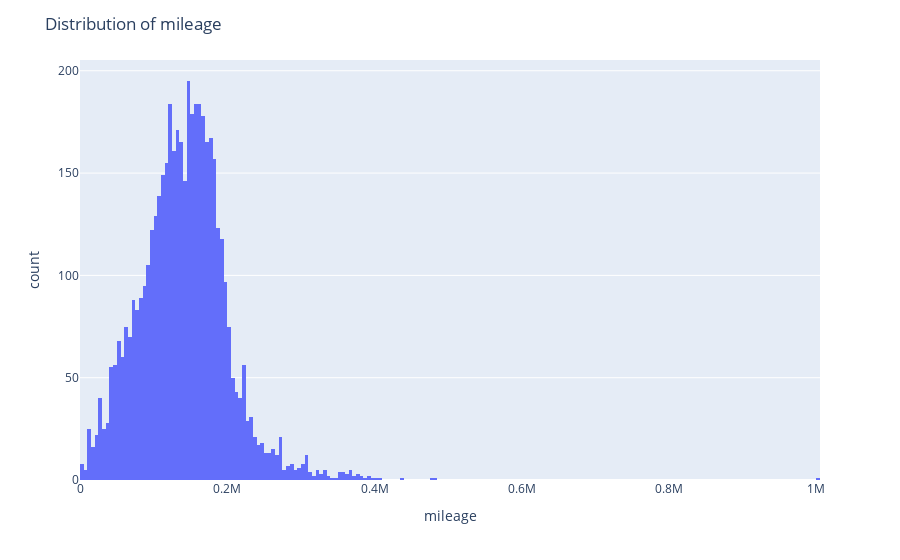

Notebook cell for this chart:
### Code cell
plot_distribution_of_features(data, features_for_distribution_plot)

### Figure 1 — Plotly figure (JSON) as saved in the notebook; plotly's stock layout.template omitted (floating-point values rounded to 4 significant figures; data arrays with more than 128 entries replaced by an {"elided": "..."} marker saying what was removed)
{"data": [{"alignmentgroup": "True", "bingroup": "x", "hovertemplate": "mileage=%{x}<br>count=%{y}<extra></extra>", "legendgroup": "", "marker": {"color": "#636efa", "pattern": {"shape": ""}}, "name": "", "offsetgroup": "", "orientation": "v", "showlegend": false, "type": "histogram", "x": {"elided": "4842 int values"}, "xaxis": "x", "yaxis": "y"}], "layout": {"barmode": "relative", "legend": {"tracegroupgap": 0}, "margin": {"t": 60}, "title": {"text": "Distribution of mileage"}, "xaxis": {"anchor": "y", "domain": [0, 1], "title": {"text": "mileage"}}, "yaxis": {"anchor": "x", "domain": [0, 1], "title": {"text": "count"}}}}
